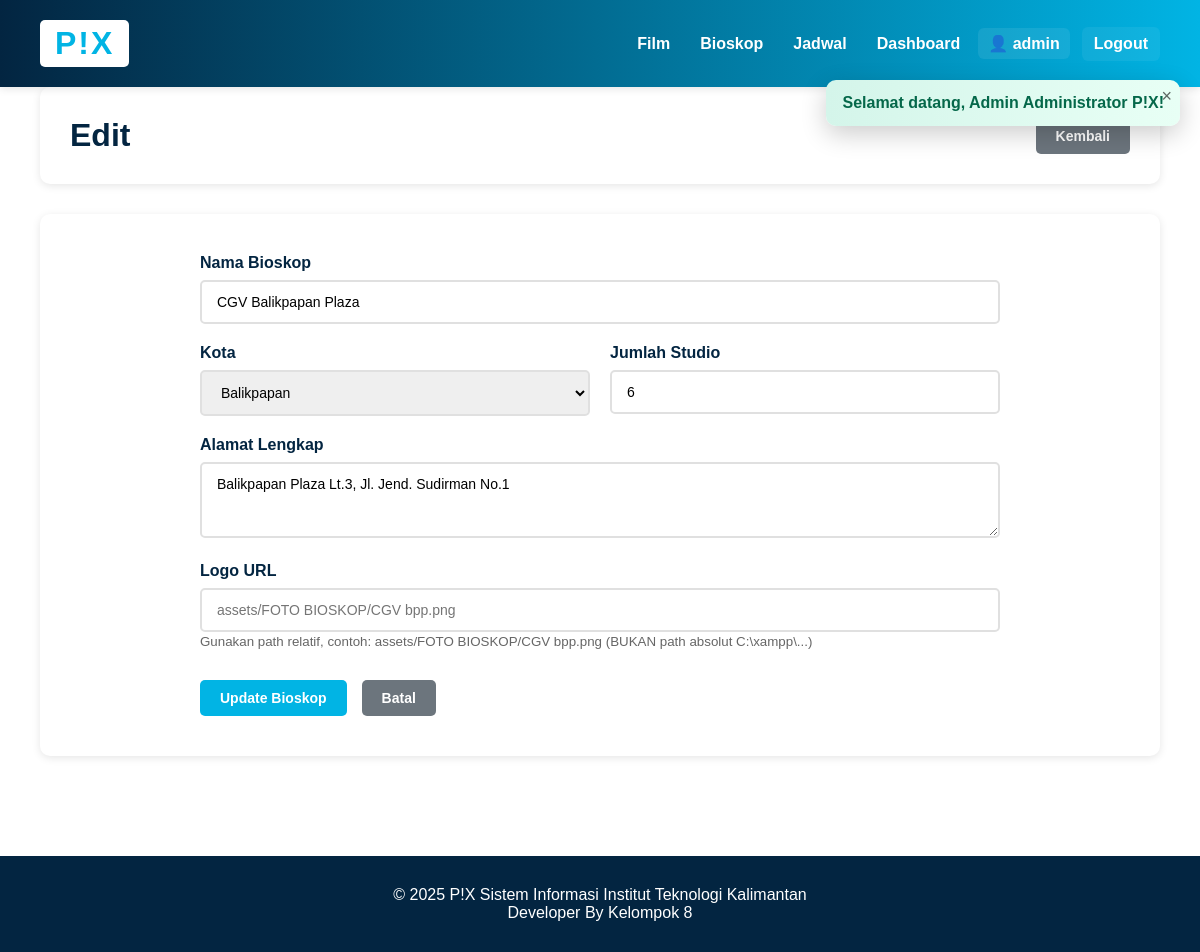
The page /index.php?module=bioskop&action=edit&id=1 (signed in) on the database as committed earlier.
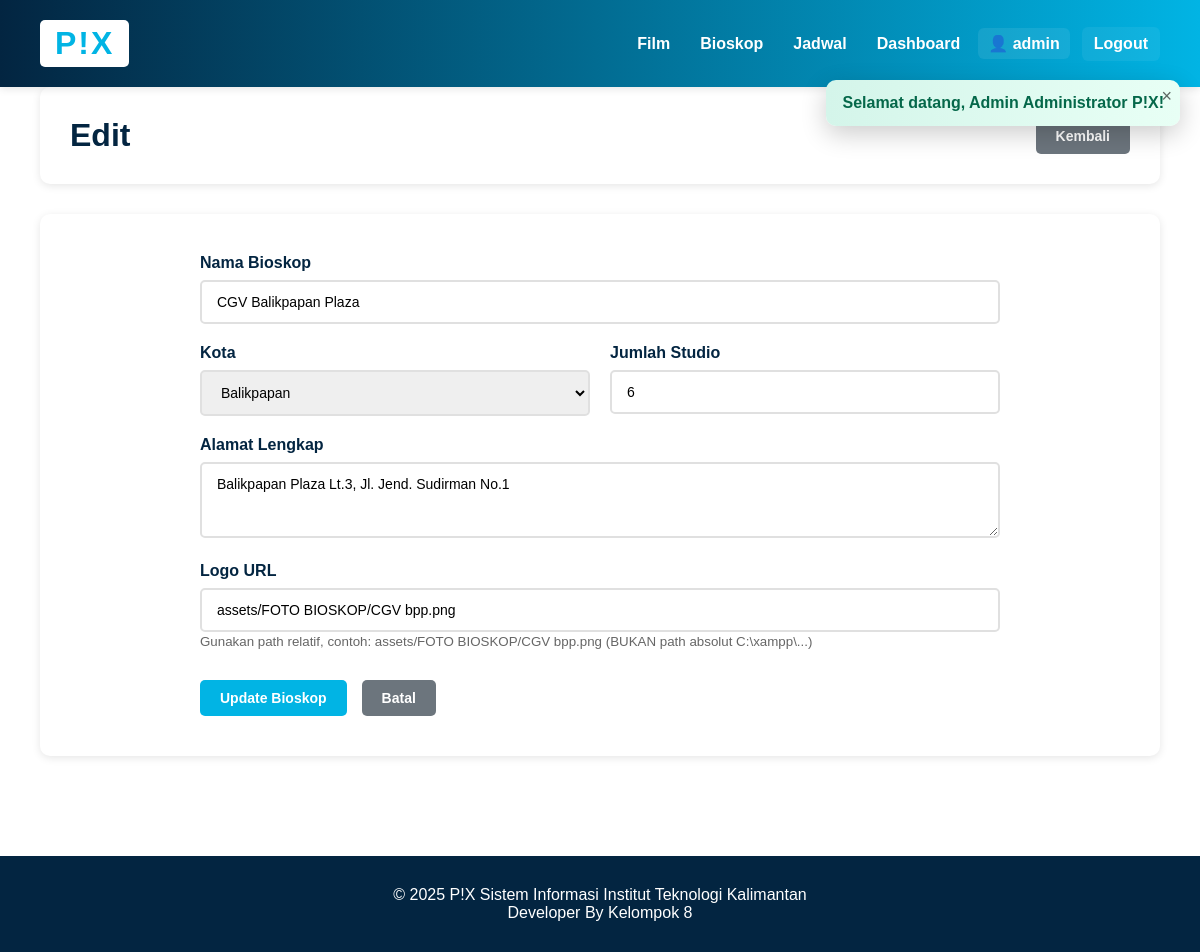
The same page on the database as committed later.
### tables this page shows
CREATE TABLE `bioskop` (
  `id_bioskop` int(11) NOT NULL,
  `nama_bioskop` varchar(100) NOT NULL,
  `kota` varchar(50) NOT NULL,
  `alamat_bioskop` text NOT NULL,
  `jumlah_studio` int(11) NOT NULL DEFAULT 4,
  `created_at` timestamp NOT NULL DEFAULT current_timestamp(),
  `updated_at` timestamp NOT NULL DEFAULT current_timestamp() ON UPDATE current_timestamp(),
  `logo_url` varchar(100) DEFAULT NULL
);

### config/database.php (called while the page is built, shortened)
<?php
class Database {
    private $host = "localhost";
    private $db_name = "pix_database";
    private $username = "root";
    private $password = "";
    public function getConnection() {
        $this->conn = null;
        try {
            $this->conn = new PDO(
                "mysql:host=" . $this->host . ";dbname=" . $this->db_name,
                $this->username,
                $this->password
            );
            $this->conn->setAttribute(PDO::ATTR_ERRMODE, PDO::ERRMODE_EXCEPTION);
            $this->conn->exec("set names utf8mb4");
        } catch(PDOException $exception) {
            echo "Connection error: " . $exception->getMessage();
        }
        return $this->conn;
    }
}
?>

### models/Bioskop.php (called while the page is built, shortened)
<?php
require_once 'models/QueryBuilder.php';
class Bioskop {
    private $qb;
    private $table_name = "Bioskop";
    public $id_bioskop;
    public function __construct($db) {
        $this->qb = new QueryBuilder($db);
    }
    public function readOne() {
        $row = $this->qb->reset()
            ->table($this->table_name)
            ->select('*')
            ->where('id_bioskop', '=', $this->id_bioskop)
            ->first();
        if ($row) {
            $this->nama_bioskop = $row['nama_bioskop'];
            $this->kota = $row['kota'];
            $this->alamat_bioskop = $row['alamat_bioskop'];
            $this->jumlah_studio = $row['jumlah_studio'];
            $this->logo_url = $row['logo_url'];
            return true;
        }
        return false;
    }
}
?>

### models/QueryBuilder.php (called while the page is built, shortened)
<?php
class QueryBuilder {
    private $bindings = [];
    public function table($table) {
        $this->table = $table;
        return $this;
    }
    public function select($columns = '*') {
        if (is_array($columns)) {
            $this->select = implode(', ', $columns);
        } else {
            $this->select = $columns;
        }
        return $this;
    }
    public function where($column, $operator, $value = null) {
        $placeholder = ':where_' . count($this->bindings);
        $this->bindings[$placeholder] = $value;
        return $this;
    }
    public function limit($limit) {
        $this->limit = $limit;
        return $this;
    }
    public function reset() {
        $this->bindings = [];
        $this->offset = null;
        return $this;
    }
}
?>

### views/bioskop/edit.php (the view, shortened to what this page needs)
<?php require_once 'views/layouts/header.php'; ?>
<div class="container">
    <div class="header-section">
        <h1>Edit</h1>
        <a href="index.php?module=bioskop" class="btn btn-secondary">Kembali</a>
    </div>
    <div class="form-container">
        <form method="POST" action="index.php?module=bioskop&action=update" class="movie-form">
            <div class="form-group">
                <label for="nama_bioskop">Nama Bioskop </label>
                <input type="text" id="nama_bioskop" name="nama_bioskop" required
                       value="<?php echo htmlspecialchars($this->bioskop->nama_bioskop); ?>">
            </div>
            <div class="form-row">
                <div class="form-group">
                    <label for="kota">Kota </label>
                    <select id="kota" name="kota" required>
                        <option value="Balikpapan" <?php echo ($this->bioskop->kota == 'Balikpapan') ? 'selected' : ''; ?>>Balikpapan</option>
                    </select>
                </div>
                <div class="form-group">
                    <label for="jumlah_studio">Jumlah Studio </label>
                    <input type="number" id="jumlah_studio" name="jumlah_studio" required
                           min="1" value="<?php echo $this->bioskop->jumlah_studio; ?>">
                </div>
            </div>
            <div class="form-group">
                <label for="alamat_bioskop">Alamat Lengkap </label>
                <textarea id="alamat_bioskop" name="alamat_bioskop" rows="3" required><?php echo htmlspecialchars($this->bioskop->alamat_bioskop); ?></textarea>
            </div>
            <div class="form-group">
                <label for="logo_url">Logo URL</label>
                <input type="text" id="logo_url" name="logo_url"
                       value="<?php echo htmlspecialchars($this->bioskop->logo_url ?? ''); ?>"
                       placeholder="assets/FOTO BIOSKOP/CGV bpp.png">
                <small style="color: #666;">Gunakan path relatif, contoh: assets/FOTO BIOSKOP/CGV bpp.png (BUKAN path absolut C:\xampp\...)</small>
            </div>
            <div class="form-actions">
                <button type="submit" class="btn btn-primary">Update Bioskop</button>
                <a href="index.php?module=bioskop" class="btn btn-secondary"> Batal</a>
            </div>
        </form>
    </div>
</div>
<?php require_once 'views/layouts/footer.php'; ?>

Rows that differ between the two databases and show on the page:
changed bioskop "CGV Balikpapan Plaza": logo_url (not shown) → "assets/FOTO BIOSKOP/CGV bpp.png"
